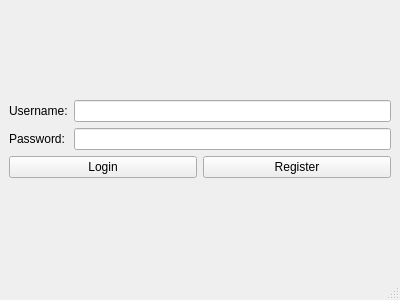
<?xml version="1.0" encoding="UTF-8"?>
<ui version="4.0">
 <class>LoginWindow</class>
 <widget class="QMainWindow" name="LoginWindow">
  <property name="geometry">
   <rect>
    <x>0</x>
    <y>0</y>
    <width>400</width>
    <height>300</height>
   </rect>
  </property>
  <property name="windowTitle">
   <string>Login</string>
  </property>
  <widget class="QWidget" name="centralwidget">
   <layout class="QVBoxLayout" name="verticalLayout">
    <item>
     <spacer name="verticalSpacer">
      <property name="orientation">
       <enum>Qt::Vertical</enum>
      </property>
      <property name="sizeHint" stdset="0">
       <size>
        <width>20</width>
        <height>40</height>
       </size>
      </property>
     </spacer>
    </item>
    <item>
     <layout class="QFormLayout" name="formLayout">
      <item row="0" column="0">
       <widget class="QLabel" name="label">
        <property name="text">
         <string>Username:</string>
        </property>
       </widget>
      </item>
      <item row="0" column="1">
       <widget class="QLineEdit" name="usernameInput"/>
      </item>
      <item row="1" column="0">
       <widget class="QLabel" name="label_2">
        <property name="text">
         <string>Password:</string>
        </property>
       </widget>
      </item>
      <item row="1" column="1">
       <widget class="QLineEdit" name="passwordInput">
        <property name="echoMode">
         <enum>QLineEdit::Password</enum>
        </property>
       </widget>
      </item>
     </layout>
    </item>
    <item>
     <layout class="QHBoxLayout" name="horizontalLayout">
      <item>
       <widget class="QPushButton" name="loginButton">
        <property name="text">
         <string>Login</string>
        </property>
       </widget>
      </item>
      <item>
       <widget class="QPushButton" name="registerButton">
        <property name="text">
         <string>Register</string>
        </property>
       </widget>
      </item>
     </layout>
    </item>
    <item>
     <spacer name="verticalSpacer_2">
      <property name="orientation">
       <enum>Qt::Vertical</enum>
      </property>
      <property name="sizeHint" stdset="0">
       <size>
        <width>20</width>
        <height>40</height>
       </size>
      </property>
     </spacer>
    </item>
   </layout>
  </widget>
  <widget class="QMenuBar" name="menubar">
   <property name="geometry">
    <rect>
     <x>0</x>
     <y>0</y>
     <width>400</width>
     <height>21</height>
    </rect>
   </property>
  </widget>
  <widget class="QStatusBar" name="statusbar"/>
 </widget>
 <resources/>
 <connections/>
</ui> 
